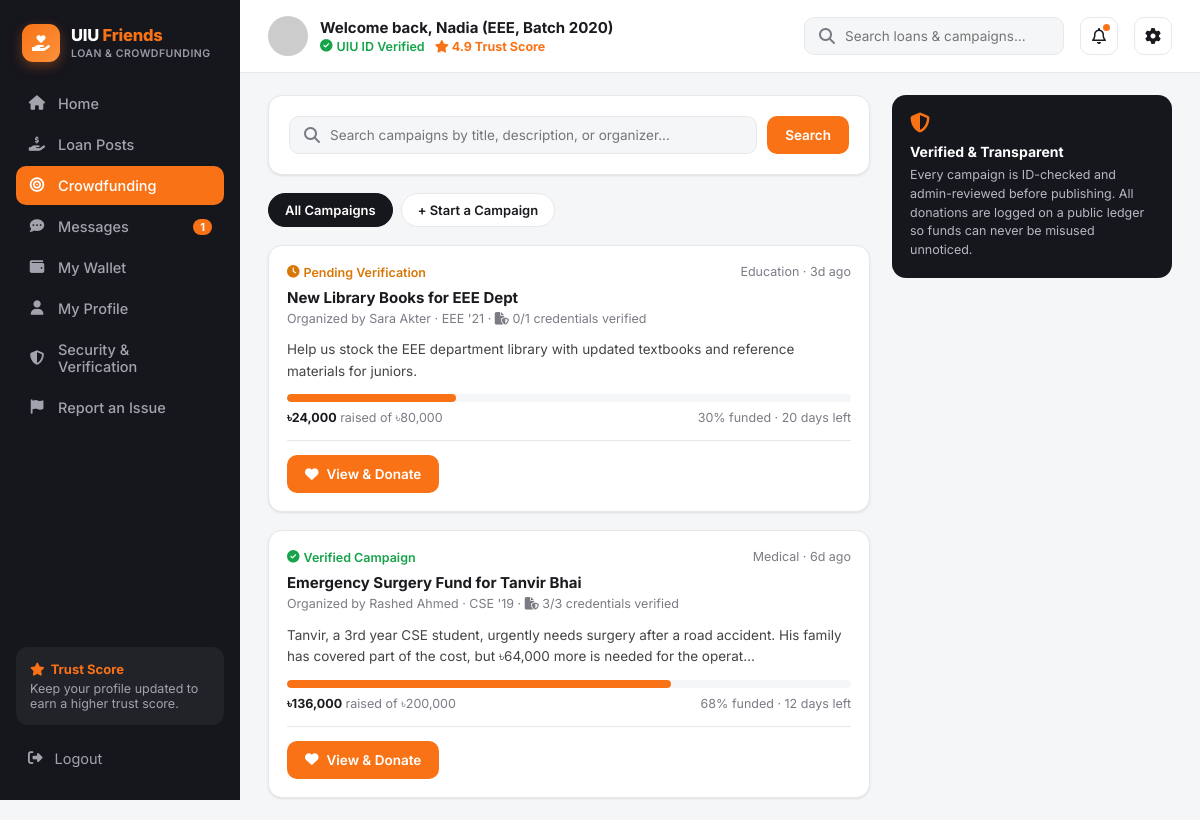
Page /crowdfunding.php (signed in) on the committed database.
### tables this page shows
CREATE TABLE users (
    id                      INT AUTO_INCREMENT PRIMARY KEY,
    full_name               VARCHAR(120)  NOT NULL,
    email                   VARCHAR(150)  NOT NULL UNIQUE,
    password_hash           VARCHAR(255)  NOT NULL,
    student_id              VARCHAR(30)   NOT NULL UNIQUE,
    department              VARCHAR(20)   NOT NULL,
    batch                   VARCHAR(10)   NOT NULL,
    phone                   VARCHAR(20)   DEFAULT NULL,
    avatar                  VARCHAR(255)  DEFAULT 'assets/img/default-avatar.svg',
    role                    ENUM('user','admin') NOT NULL DEFAULT 'user',
    trust_score             DECIMAL(3,2)  NOT NULL DEFAULT 4.00,
    uiu_id_verified         TINYINT(1)    NOT NULL DEFAULT 0,
    email_verified          TINYINT(1)    NOT NULL DEFAULT 0,
    phone_verified          TINYINT(1)    NOT NULL DEFAULT 0,
    payment_linked          TINYINT(1)    NOT NULL DEFAULT 0,
    agreement_accepted      TINYINT(1)    NOT NULL DEFAULT 0,
     
    nid_number              VARCHAR(20)   DEFAULT NULL UNIQUE,
    date_of_birth           DATE          DEFAULT NULL,
    address                 VARCHAR(255)  DEFAULT NULL,
    nid_front               VARCHAR(255)  DEFAULT NULL,
    nid_back                VARCHAR(255)  DEFAULT NULL,
    nid_status              ENUM('not_submitted','pending','verified','rejected') NOT NULL DEFAULT 'not_submitted',
    nid_reject_reason       VARCHAR(255)  DEFAULT NULL,
    nid_submitted_at        DATETIME      DEFAULT NULL,
    status                  ENUM('active','suspended') NOT NULL DEFAULT 'active',
    created_at              DATETIME      NOT NULL DEFAULT CURRENT_TIMESTAMP
);

CREATE TABLE campaigns (
    id              INT AUTO_INCREMENT PRIMARY KEY,
    organizer_id    INT NOT NULL,
    title           VARCHAR(150) NOT NULL,
    description     TEXT NOT NULL,
    goal_amount     DECIMAL(12,2) NOT NULL,
    raised_amount   DECIMAL(12,2) NOT NULL DEFAULT 0,
    image           VARCHAR(255) DEFAULT NULL,
    days_left       INT NOT NULL DEFAULT 30,
    id_verified     TINYINT(1) NOT NULL DEFAULT 0,
    docs_verified   TINYINT(1) NOT NULL DEFAULT 0,
    admin_status    ENUM('pending','verified','rejected') NOT NULL DEFAULT 'pending',
     
    category            VARCHAR(40)  NOT NULL DEFAULT 'Other',
    beneficiary_name    VARCHAR(120) DEFAULT NULL,
    beneficiary_relation VARCHAR(60) DEFAULT NULL,
    contact_phone       VARCHAR(20)  DEFAULT NULL,
    receive_method      ENUM('bkash','nagad','bank','hospital','other') DEFAULT NULL,
    receive_account     VARCHAR(150) DEFAULT NULL,
    admin_note          VARCHAR(255) DEFAULT NULL,
    created_at      DATETIME NOT NULL DEFAULT CURRENT_TIMESTAMP,
    FOREIGN KEY (organizer_id) REFERENCES users(id) ON DELETE CASCADE
);

### includes/functions.php (called while the page is built, shortened)
<?php
require_once __DIR__ . '/../config/db.php';
function is_logged_in(): bool {
    return isset($_SESSION['user_id']);
}
function require_login(): void {
    $u = current_user();
}
function current_user(): ?array {
    global $pdo;
    static $cache = null;
    if ($cache !== null) return $cache;
    $stmt = $pdo->prepare("SELECT * FROM users WHERE id = ?");
    $stmt->execute([$_SESSION['user_id']]);
    $cache = $stmt->fetch();
    return $cache;
}
function e(?string $str): string {
    return htmlspecialchars($str ?? '', ENT_QUOTES, 'UTF-8');
}
function taka(float $amount): string {
    return '৳' . number_format($amount, $amount == floor($amount) ? 0 : 2);
}
function time_ago(string $datetime): string {
    $diff = time() - strtotime($datetime);
    return floor($diff / 86400) . 'd ago';
}
function truncate_text(string $text, int $len = 160, string $suffix = '…'): string {
    if (function_exists('mb_strlen') && function_exists('mb_substr')) {
        return mb_strlen($text) > $len ? mb_substr($text, 0, $len) . $suffix : $text;
    }
    return strlen($text) > $len ? substr($text, 0, $len) . $suffix : $text;
}

### crowdfunding.php (the view, shortened to what this page needs)
<?php
require_once __DIR__ . '/includes/functions.php';
require_login();
$u = current_user();
$showForm = isset($_GET['new']) || $_SERVER['REQUEST_METHOD'] === 'POST';
$q = trim($_GET['q'] ?? '');
$sql = "SELECT c.*, u.full_name, u.department, u.batch, u.uiu_id_verified,
        (SELECT COUNT(*) FROM campaign_documents d WHERE d.campaign_id=c.id) doc_count,
        (SELECT COUNT(*) FROM campaign_documents d WHERE d.campaign_id=c.id AND d.status='verified') doc_verified
        FROM campaigns c JOIN users u ON u.id = c.organizer_id";
$params = [];
$sql .= " ORDER BY c.created_at DESC";
$stmt = $pdo->prepare($sql);
$stmt->execute($params);
$campaigns = $stmt->fetchAll();
include __DIR__ . '/includes/header.php';
?>
<div class="app-shell">
  <?php include __DIR__ . '/includes/sidebar.php'; ?>
  <div class="main-area">
    <?php include __DIR__ . '/includes/topbar.php'; ?>
    <div class="content-wrap">
      <div class="content-main">
        <div class="card">
          <form method="get" action="crowdfunding.php" style="display:flex;gap:10px;align-items:center;">
            <div class="search-box" style="flex:1;width:auto;">
              <i class="fa-solid fa-magnifying-glass"></i>
              <input type="text" name="q" value="<?= e($q) ?>" placeholder="Search campaigns by title, description, or organizer...">
            </div>
            <button type="submit" class="btn btn-primary">Search</button>
          </form>
        </div>
        <div class="filter-tabs">
          <a href="crowdfunding.php" class="<?= (!$showForm && $q === '') ? 'active' : '' ?>">All Campaigns</a>
          <a href="crowdfunding.php?new=1" class="<?= $showForm ? 'active' : '' ?>">+ Start a Campaign</a>
        </div>
        <?php foreach ($campaigns as $c): $pct = min(100, round($c['raised_amount'] / max(1,$c['goal_amount']) * 100)); ?>
          <div class="card campaign-mini">
            <div class="top">
              <span><?= $c['admin_status']==='verified' ? '<span class="badge-verified"><i class="fa-solid fa-circle-check"></i> Verified Campaign</span>' : ($c['admin_status']==='rejected' ? '<span style="color:#b91c1c;">Rejected</span>' : '<span class="badge-pending"><i class="fa-solid fa-clock"></i> Pending Verification</span>') ?></span>
              <span><?= e($c['category']) ?> · <?= time_ago($c['created_at']) ?></span>
            </div>
            <h4><?= e($c['title']) ?></h4>
            <div class="organizer">Organized by <?= e($c['full_name']) ?> · <?= e($c['department']) ?> '<?= substr($c['batch'],-2) ?> · <i class="fa-solid fa-file-shield"></i> <?= $c['doc_verified'] ?>/<?= $c['doc_count'] ?> credentials verified</div>
            <p class="post-desc"><?= e(truncate_text($c['description'], 160)) ?></p>
            <div class="progress-bar"><div style="width:<?= $pct ?>%"></div></div>
            <div class="campaign-stats">
              <span><strong><?= taka($c['raised_amount']) ?></strong> raised of <?= taka($c['goal_amount']) ?></span>
              <span><?= $pct ?>% funded · <?= $c['days_left'] ?> days left</span>
            </div>
            <div class="post-actions">
              <a href="campaign_details.php?id=<?= $c['id'] ?>" class="btn btn-primary"><i class="fa-solid fa-heart"></i> View & Donate</a>
            </div>
          </div>
        <?php endforeach; ?>
      </div>
      <div class="content-side">
        <div class="safety-box">
          <i class="fa-solid fa-shield-halved"></i>
          <h4>Verified & Transparent</h4>
          <p>Every campaign is ID-checked and admin-reviewed before publishing. All donations are logged on a public ledger so funds can never be misused unnoticed.</p>
        </div>
      </div>
    </div>
  </div>
</div>
</body>
</html>

### includes/topbar.php (shortened to what this page needs)
<header class="topbar">
  <div class="topbar-welcome">
    <img src="<?= e($u['avatar']) ?>" alt="">
    <div>
      <h1>Welcome back, <?= e(explode(' ', $u['full_name'])[0]) ?> (<?= e($u['department']) ?>, Batch <?= e($u['batch']) ?>)</h1>
      <div class="meta">
        <?= $u['uiu_id_verified'] ? '<span class="badge-verified"><i class="fa-solid fa-circle-check"></i> UIU ID Verified</span>' : '<span class="badge-pending"><i class="fa-solid fa-clock"></i> Verification Pending</span>' ?>
        <span class="trust-chip"><i class="fa-solid fa-star"></i> <?= number_format($u['trust_score'],1) ?> Trust Score</span>
      </div>
    </div>
  </div>
  <div class="topbar-actions">
    <form action="search.php" method="get" class="search-box" style="margin:0;">
      <i class="fa-solid fa-magnifying-glass"></i>
      <input type="text" name="q" placeholder="Search loans &amp; campaigns..." value="<?= e($_GET['q'] ?? '') ?>">
    </form>
    <a href="messages.php" class="icon-btn"><i class="fa-regular fa-bell"></i><?php if (($unread ?? 0) > 0): ?><span class="dot"></span><?php endif; ?></a>
    <a href="security.php" class="icon-btn"><i class="fa-solid fa-gear"></i></a>
  </div>
</header>

### rows in the picture
users: full_name "Nadia", department "EEE", batch "2020", trust_score "4.9"
campaigns: admin_status "pending" (drawn), category "Education", created_at "3d ago", title "New Library Books for EEE Dept", organizer.full_name "Sara Akter", organizer.department "EEE", organizer.batch "21", doc_verified "0", doc_count "1", description "Help us stock the EEE department library with updated textbooks and reference materials for juniors.", raised_amount "৳24,000", goal_amount "৳80,000", pct "30", days_left "20"
campaigns: admin_status "verified" (drawn), category "Medical", created_at "6d ago", title "Emergency Surgery Fund for Tanvir Bhai", organizer.full_name "Rashed Ahmed", organizer.department "CSE", organizer.batch "19", doc_verified "3", doc_count "3", description "Tanvir, a 3rd year CSE student, urgently needs surgery after a road accident. His family has covered part of the cost, but ৳64,000 more is needed for the operat…", raised_amount "৳136,000", goal_amount "৳200,000", pct "68", days_left "12"

### other values in the picture
$item['label'] "Home"
$item['label'] "Loan Posts"
$item['label'] "Crowdfunding"
$item['label'] "Messages"
$unread "1"
$item['label'] "My Wallet"
$item['label'] "My Profile"
$item['label'] "Security & Verification"
$item['label'] "Report an Issue"
